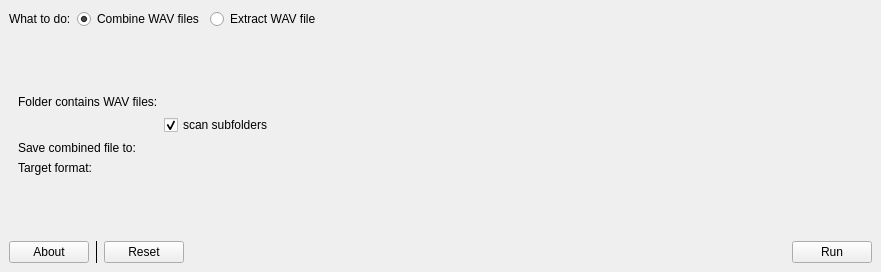
<?xml version="1.0" encoding="UTF-8"?>
<ui version="4.0">
 <class>MainWindow</class>
 <widget class="QMainWindow" name="MainWindow">
  <property name="geometry">
   <rect>
    <x>0</x>
    <y>0</y>
    <width>881</width>
    <height>272</height>
   </rect>
  </property>
  <property name="windowTitle">
   <string>KiraWavTar</string>
  </property>
  <widget class="QWidget" name="centralwidget">
   <layout class="QVBoxLayout" name="verticalLayout">
    <item>
     <layout class="QHBoxLayout" name="horizontalLayout">
      <item>
       <widget class="QLabel" name="label">
        <property name="text">
         <string>What to do:</string>
        </property>
       </widget>
      </item>
      <item>
       <widget class="QRadioButton" name="combineWAVRadioButton">
        <property name="text">
         <string>Combine WAV files</string>
        </property>
        <property name="checked">
         <bool>true</bool>
        </property>
        <attribute name="buttonGroup">
         <string notr="true">modeButtonGroup</string>
        </attribute>
       </widget>
      </item>
      <item>
       <widget class="QRadioButton" name="extarctWAVRadioButton">
        <property name="text">
         <string>Extract WAV file</string>
        </property>
        <attribute name="buttonGroup">
         <string notr="true">modeButtonGroup</string>
        </attribute>
       </widget>
      </item>
      <item>
       <spacer name="horizontalSpacer_2">
        <property name="orientation">
         <enum>Qt::Horizontal</enum>
        </property>
        <property name="sizeHint" stdset="0">
         <size>
          <width>40</width>
          <height>20</height>
         </size>
        </property>
       </spacer>
      </item>
     </layout>
    </item>
    <item>
     <widget class="QStackedWidget" name="optionStackedWidget">
      <property name="sizePolicy">
       <sizepolicy hsizetype="Preferred" vsizetype="Preferred">
        <horstretch>0</horstretch>
        <verstretch>0</verstretch>
       </sizepolicy>
      </property>
      <property name="currentIndex">
       <number>0</number>
      </property>
      <widget class="QWidget" name="combineOptionPage">
       <layout class="QGridLayout" name="gridLayout" columnstretch="0,1">
        <item row="3" column="0">
         <widget class="QLabel" name="label_3">
          <property name="text">
           <string>Save combined file to:</string>
          </property>
         </widget>
        </item>
        <item row="4" column="0">
         <widget class="QLabel" name="label_4">
          <property name="text">
           <string>Target format:</string>
          </property>
         </widget>
        </item>
        <item row="1" column="0">
         <widget class="QLabel" name="label_2">
          <property name="text">
           <string>Folder contains WAV files:</string>
          </property>
         </widget>
        </item>
        <item row="2" column="1">
         <widget class="QCheckBox" name="subdirCheckBox">
          <property name="toolTip">
           <string>Make program to scan subfolders (and their subfolders), and combine all WAV files found. The folder structure will be stored in description file, as this will be reconstructed when extract.</string>
          </property>
          <property name="text">
           <string>scan subfolders</string>
          </property>
          <property name="checked">
           <bool>true</bool>
          </property>
         </widget>
        </item>
        <item row="1" column="1">
         <widget class="DirNameEditWithBrowse" name="combineDirPathWidget" native="true"/>
        </item>
        <item row="3" column="1">
         <widget class="FileNameEditWithSaveBrowse" name="combineResultPathWidget" native="true"/>
        </item>
        <item row="5" column="0" colspan="2">
         <spacer name="verticalSpacer_2">
          <property name="orientation">
           <enum>Qt::Vertical</enum>
          </property>
          <property name="sizeHint" stdset="0">
           <size>
            <width>20</width>
            <height>0</height>
           </size>
          </property>
         </spacer>
        </item>
        <item row="4" column="1">
         <widget class="WAVFormatChooserWidget" name="combineWAVFormatWidget" native="true"/>
        </item>
        <item row="0" column="0" colspan="2">
         <spacer name="verticalSpacer_3">
          <property name="orientation">
           <enum>Qt::Vertical</enum>
          </property>
          <property name="sizeHint" stdset="0">
           <size>
            <width>20</width>
            <height>0</height>
           </size>
          </property>
         </spacer>
        </item>
       </layout>
      </widget>
      <widget class="QWidget" name="extractOptionPage">
       <layout class="QGridLayout" name="gridLayout_2" columnstretch="0,1">
        <item row="1" column="0">
         <widget class="QLabel" name="label_5">
          <property name="text">
           <string>WAV file to extract:</string>
          </property>
         </widget>
        </item>
        <item row="4" column="0" colspan="2">
         <widget class="QCheckBox" name="extractSelectionCheckBox">
          <property name="text">
           <string>Choose which ones to extract...</string>
          </property>
         </widget>
        </item>
        <item row="2" column="0">
         <widget class="QLabel" name="label_7">
          <property name="text">
           <string>Save results to:</string>
          </property>
         </widget>
        </item>
        <item row="3" column="1">
         <layout class="QGridLayout" name="gridLayout_3">
          <item row="1" column="0">
           <widget class="QRadioButton" name="extractFormatCustomRadioButton">
            <property name="text">
             <string>Use unified format:</string>
            </property>
            <attribute name="buttonGroup">
             <string notr="true">extractFormatButtonGroup</string>
            </attribute>
           </widget>
          </item>
          <item row="0" column="0" colspan="2">
           <widget class="QRadioButton" name="extractFormatSrcRadioButton">
            <property name="text">
             <string>Same as source when combing</string>
            </property>
            <property name="checked">
             <bool>true</bool>
            </property>
            <attribute name="buttonGroup">
             <string notr="true">extractFormatButtonGroup</string>
            </attribute>
           </widget>
          </item>
          <item row="1" column="1">
           <widget class="WAVFormatChooserWidget" name="extractFormatCustomChooser" native="true">
            <property name="enabled">
             <bool>false</bool>
            </property>
            <property name="sizePolicy">
             <sizepolicy hsizetype="Expanding" vsizetype="Preferred">
              <horstretch>0</horstretch>
              <verstretch>0</verstretch>
             </sizepolicy>
            </property>
           </widget>
          </item>
         </layout>
        </item>
        <item row="2" column="1">
         <widget class="DirNameEditWithBrowse" name="extractResultPathWidget" native="true"/>
        </item>
        <item row="5" column="0" colspan="2">
         <spacer name="verticalSpacer">
          <property name="orientation">
           <enum>Qt::Vertical</enum>
          </property>
          <property name="sizeHint" stdset="0">
           <size>
            <width>20</width>
            <height>0</height>
           </size>
          </property>
         </spacer>
        </item>
        <item row="1" column="1">
         <widget class="FileNameEditWithBrowse" name="extractSrcPathWidget" native="true"/>
        </item>
        <item row="3" column="0">
         <widget class="QLabel" name="label_6">
          <property name="text">
           <string>Output format:</string>
          </property>
         </widget>
        </item>
        <item row="0" column="0" colspan="2">
         <spacer name="verticalSpacer_4">
          <property name="orientation">
           <enum>Qt::Vertical</enum>
          </property>
          <property name="sizeHint" stdset="0">
           <size>
            <width>20</width>
            <height>0</height>
           </size>
          </property>
         </spacer>
        </item>
       </layout>
      </widget>
     </widget>
    </item>
    <item>
     <layout class="QHBoxLayout" name="horizontalLayout_2">
      <item>
       <widget class="QPushButton" name="aboutButton">
        <property name="text">
         <string>About</string>
        </property>
       </widget>
      </item>
      <item>
       <widget class="Line" name="leftBottomButtonLine">
        <property name="frameShadow">
         <enum>QFrame::Plain</enum>
        </property>
        <property name="orientation">
         <enum>Qt::Vertical</enum>
        </property>
       </widget>
      </item>
      <item>
       <widget class="QPushButton" name="resetButton">
        <property name="text">
         <string>Reset</string>
        </property>
       </widget>
      </item>
      <item>
       <spacer name="horizontalSpacer">
        <property name="orientation">
         <enum>Qt::Horizontal</enum>
        </property>
        <property name="sizeHint" stdset="0">
         <size>
          <width>0</width>
          <height>0</height>
         </size>
        </property>
       </spacer>
      </item>
      <item>
       <widget class="QPushButton" name="runButton">
        <property name="text">
         <string>Run</string>
        </property>
       </widget>
      </item>
     </layout>
    </item>
   </layout>
  </widget>
 </widget>
 <customwidgets>
  <customwidget>
   <class>DirNameEditWithBrowse</class>
   <extends>QWidget</extends>
   <header location="global">kira/widgets/dirnameeditwithbrowse.h</header>
   <container>1</container>
  </customwidget>
  <customwidget>
   <class>FileNameEditWithBrowse</class>
   <extends>QWidget</extends>
   <header location="global">kira/widgets/filenameeditwithbrowse.h</header>
   <container>1</container>
  </customwidget>
  <customwidget>
   <class>FileNameEditWithSaveBrowse</class>
   <extends>QWidget</extends>
   <header location="global">kira/widgets/filenameeditwithbrowse.h</header>
   <container>1</container>
  </customwidget>
  <customwidget>
   <class>WAVFormatChooserWidget</class>
   <extends>QWidget</extends>
   <header>wavformatchooserwidget.h</header>
   <container>1</container>
  </customwidget>
 </customwidgets>
 <resources/>
 <connections>
  <connection>
   <sender>extractFormatCustomRadioButton</sender>
   <signal>toggled(bool)</signal>
   <receiver>extractFormatCustomChooser</receiver>
   <slot>setEnabled(bool)</slot>
   <hints>
    <hint type="sourcelabel">
     <x>225</x>
     <y>131</y>
    </hint>
    <hint type="destinationlabel">
     <x>339</x>
     <y>134</y>
    </hint>
   </hints>
  </connection>
 </connections>
 <buttongroups>
  <buttongroup name="modeButtonGroup"/>
  <buttongroup name="extractFormatButtonGroup"/>
 </buttongroups>
</ui>
